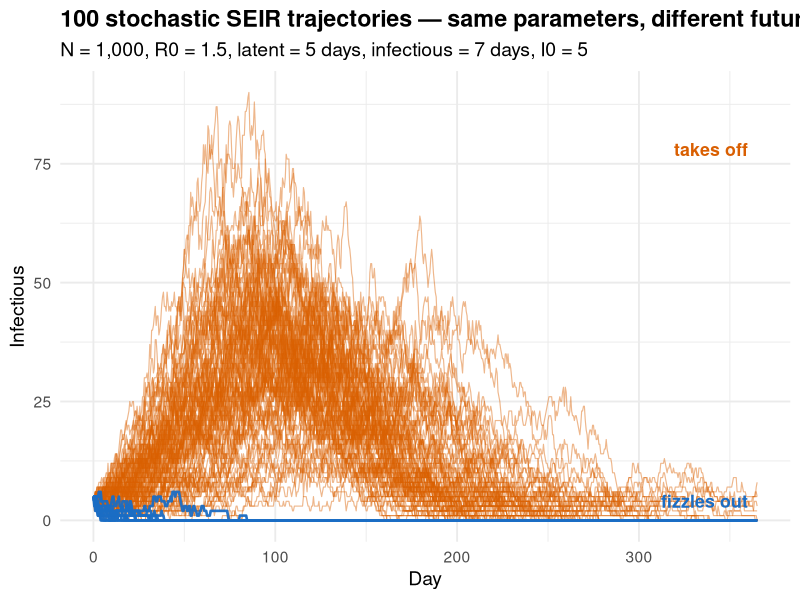

This figure's R source:
# Build a cached stochastic SEIR illustration: 100 trajectories at the same R0.
# Run once: Rscript scripts/build_stochastic_seir.R
# Output: images/stochastic_seir_trajectories.png

suppressPackageStartupMessages({
  library(tidyverse)
  library(here)
})

set.seed(42)

# ---- Parameters --------------------------------------------
N      <- 1000     # small population so stochasticity is visible
R0     <- 1.5
D      <- 7        # mean infectious period
sigma  <- 1 / 5    # 5-day latent
gamma  <- 1 / D
beta   <- R0 * gamma
I0     <- 5
t_end  <- 365
dt     <- 0.5
n_iter <- 100

# ---- Tau-leap simulator ------------------------------------
sim_one <- function(seed) {
  set.seed(seed)
  steps <- seq(0, t_end, by = dt)
  S <- N - I0; E <- 0; I <- I0; R <- 0
  out <- tibble(time = numeric(), I = integer(), R = integer())
  for (t in steps) {
    out <- bind_rows(out, tibble(time = t, I = I, R = R))
    if (I == 0 && E == 0) next                       # extinction; trajectory stays flat
    p_inf <- 1 - exp(-beta * I / N * dt)
    p_lat <- 1 - exp(-sigma * dt)
    p_rec <- 1 - exp(-gamma * dt)
    new_E <- rbinom(1, S, p_inf)
    new_I <- rbinom(1, E, p_lat)
    new_R <- rbinom(1, I, p_rec)
    S <- S - new_E
    E <- E + new_E - new_I
    I <- I + new_I - new_R
    R <- R + new_R
  }
  out
}

# ---- Run 100 iterations ------------------------------------
runs <- tibble(iter = seq_len(n_iter)) |>
  mutate(traj = map(iter, sim_one)) |>
  unnest(traj)

# Classify outcomes: extinct if final R is small, otherwise outbreak.
outcomes <- runs |>
  group_by(iter) |>
  summarise(final_R = max(R), .groups = "drop") |>
  mutate(outcome = if_else(final_R < 50, "fizzles out", "takes off"))

runs <- runs |> left_join(outcomes, by = "iter")

# ---- Plot --------------------------------------------------
# Plot takeoffs first (background), fizzles on top so they remain visible.
p <- ggplot() +
  geom_line(data = filter(runs, outcome == "takes off"),
            aes(time, I, group = iter),
            colour = "#d95f02", linewidth = 0.4, alpha = 0.45) +
  geom_line(data = filter(runs, outcome == "fizzles out"),
            aes(time, I, group = iter),
            colour = "#1b6dc4", linewidth = 0.9, alpha = 0.95) +
  annotate("text", x = 360, y = 78, label = "takes off",
           colour = "#d95f02", fontface = "bold", hjust = 1, size = 4.5) +
  annotate("text", x = 360, y = 4,  label = "fizzles out",
           colour = "#1b6dc4", fontface = "bold", hjust = 1, size = 4.5) +
  labs(x = "Day", y = "Infectious",
       title = "100 stochastic SEIR trajectories — same parameters, different futures",
       subtitle = sprintf("N = %s, R0 = %g, latent = 5 days, infectious = 7 days, I0 = %d",
                          format(N, big.mark = ","), R0, I0)) +
  theme_minimal(base_size = 14) +
  theme(plot.title = element_text(face = "bold"))

ggsave(here("images", "stochastic_seir_trajectories.png"),
       p, width = 9, height = 4.5, dpi = 140, bg = "white")

# Quick console summary
n_takeoff <- sum(outcomes$outcome == "takes off")
message(sprintf("wrote images/stochastic_seir_trajectories.png  (%d/%d trajectories took off, %d fizzled out)",
                n_takeoff, n_iter, n_iter - n_takeoff))
